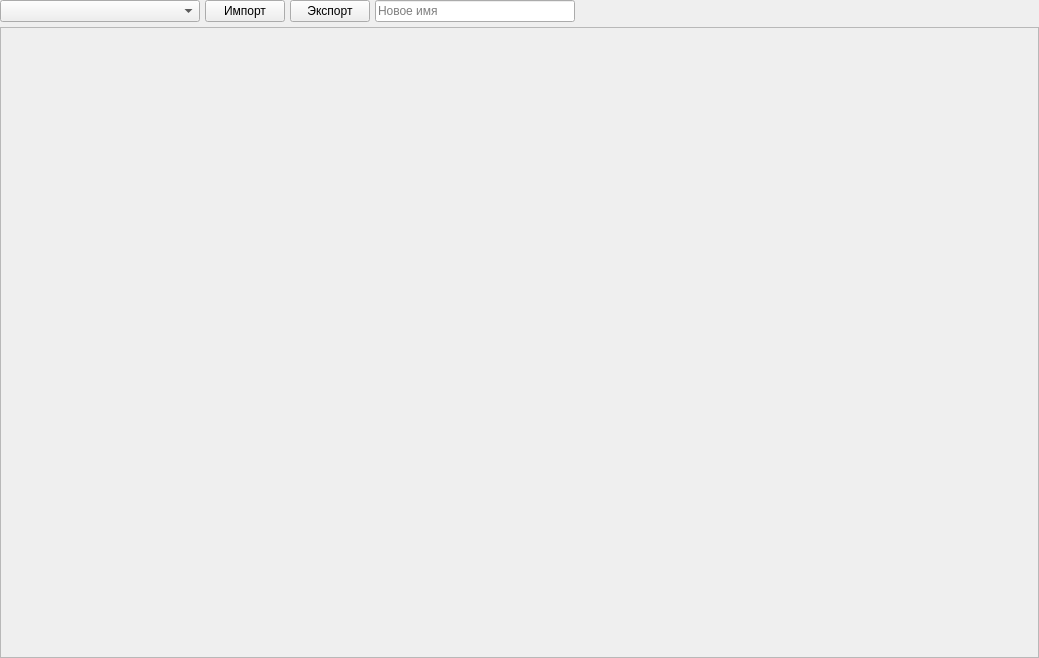
<?xml version="1.0" encoding="UTF-8"?>
<ui version="4.0">
 <class>SPageSettingsDocTempateEditor</class>
 <widget class="QWidget" name="SPageSettingsDocTempateEditor">
  <property name="geometry">
   <rect>
    <x>0</x>
    <y>0</y>
    <width>1039</width>
    <height>658</height>
   </rect>
  </property>
  <property name="windowTitle">
   <string>Form</string>
  </property>
  <layout class="QGridLayout" name="gridLayout" columnstretch="0,0,0,0,1">
   <property name="leftMargin">
    <number>0</number>
   </property>
   <property name="topMargin">
    <number>0</number>
   </property>
   <property name="rightMargin">
    <number>0</number>
   </property>
   <property name="bottomMargin">
    <number>0</number>
   </property>
   <property name="spacing">
    <number>5</number>
   </property>
   <item row="0" column="0">
    <widget class="QComboBox" name="comboBox">
     <property name="minimumSize">
      <size>
       <width>200</width>
       <height>0</height>
      </size>
     </property>
    </widget>
   </item>
   <item row="0" column="1">
    <widget class="QPushButton" name="pushButtonImport">
     <property name="enabled">
      <bool>true</bool>
     </property>
     <property name="text">
      <string>Импорт</string>
     </property>
    </widget>
   </item>
   <item row="0" column="2">
    <widget class="QPushButton" name="pushButtonExport">
     <property name="enabled">
      <bool>true</bool>
     </property>
     <property name="text">
      <string>Экспорт</string>
     </property>
    </widget>
   </item>
   <item row="0" column="3">
    <widget class="SLineEdit" name="lineEdit">
     <property name="minimumSize">
      <size>
       <width>200</width>
       <height>0</height>
      </size>
     </property>
     <property name="placeholderText">
      <string>Новое имя</string>
     </property>
    </widget>
   </item>
   <item row="0" column="4">
    <spacer name="horizontalSpacer">
     <property name="orientation">
      <enum>Qt::Horizontal</enum>
     </property>
     <property name="sizeHint" stdset="0">
      <size>
       <width>40</width>
       <height>20</height>
      </size>
     </property>
    </spacer>
   </item>
   <item row="1" column="0" colspan="5">
    <widget class="QScrollArea" name="scrollArea">
     <property name="widgetResizable">
      <bool>true</bool>
     </property>
     <widget class="QWidget" name="scrollAreaWidgetContents">
      <property name="geometry">
       <rect>
        <x>0</x>
        <y>0</y>
        <width>1037</width>
        <height>628</height>
       </rect>
      </property>
     </widget>
    </widget>
   </item>
  </layout>
 </widget>
 <customwidgets>
  <customwidget>
   <class>SLineEdit</class>
   <extends>QLineEdit</extends>
   <header>widgets/slineedit.h</header>
   <slots>
    <signal>buttonClicked(int)</signal>
   </slots>
  </customwidget>
 </customwidgets>
 <resources/>
 <connections/>
</ui>
